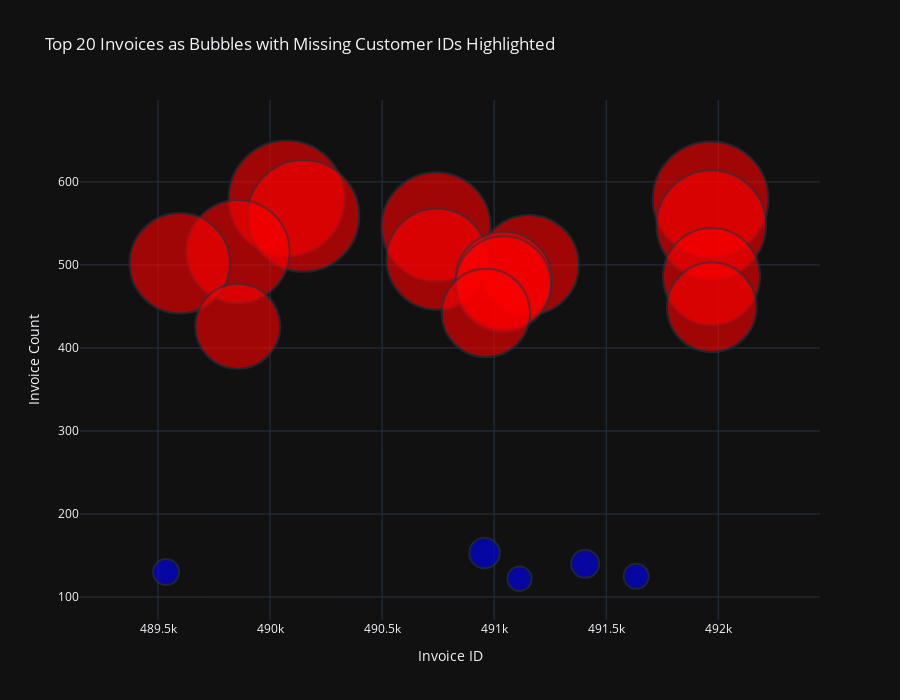

Source (notebook cell):
### Code cell
import plotly.graph_objects as go

# Merge the dataframes to get entry counts and overall counts
merged_df = invoice_counts.merge(invoice_item_counts, on='Invoice', how='left', suffixes=('_overall', '_missing'))

# Mark whether customer ID is missing
merged_df['Customer_ID_Status'] = merged_df['Invoice'].apply(
    lambda x: 'Missing' if x in missing_customer_invoices['Invoice'].values else 'Present'
)

# Sort by frequency and get the top 20 invoices
top_20_invoices = merged_df.sort_values(by='count', ascending=False).head(20)

# Create a bubble chart
fig = go.Figure()
size_scale_factor = 0.2  # You can adjust this factor to make the bubbles smaller or larger
# Add the bubbles for the top 20 invoices
fig.add_trace(go.Scatter(
    x=top_20_invoices['Invoice'],  # Invoice IDs on x-axis
    y=top_20_invoices['count'],  # Invoice frequency on y-axis
    mode='markers',  # Bubble chart mode
    marker=dict(
        size=top_20_invoices['count']*size_scale_factor,  # Bubble size corresponds to invoice count
        color=top_20_invoices['Customer_ID_Status'].map({'Missing': 'red', 'Present': 'blue'}),  # Color by Missing or Present status
        opacity=0.6,
        line=dict(width=2)
    ),
    text=top_20_invoices['Customer_ID_Status'],  # Tooltip text for each bubble
    hovertemplate='%{text}<br>Invoice ID: %{x}<br>Count: %{y}<extra></extra>',  # Tooltip content
))

# Layout settings for the plot
fig.update_layout(
    title='Top 20 Invoices as Bubbles with Missing Customer IDs Highlighted',
    xaxis_title='Invoice ID',
    yaxis_title='Invoice Count',
    template='plotly_dark',  # Set the theme
    showlegend=False,  # Hide the legend
    height= 700,
    width = 900
)

fig.show()

### Figure 1 — Plotly figure (JSON) as saved in the notebook; plotly's stock layout.template omitted (floating-point values rounded to 4 significant figures)
{"data": [{"hovertemplate": "%{text}<br>Invoice ID: %{x}<br>Count: %{y}<extra></extra>", "marker": {"color": ["red", "red", "red", "red", "red", "red", "red", "red", "red", "red", "red", "red", "red", "red", "red", "blue", "blue", "blue", "blue", "blue"], "line": {"width": 2}, "opacity": 0.6, "size": [116, 115.8, 111.8, 109.6, 109.2, 103.2, 101.4, 100.4, 100, 97.2, 96.4, 95.4, 89.8, 88.4, 85.2, 30.6, 28, 26, 25, 24.4]}, "mode": "markers", "text": ["Missing", "Missing", "Missing", "Missing", "Missing", "Missing", "Missing", "Missing", "Missing", "Missing", "Missing", "Missing", "Missing", "Missing", "Missing", "Present", "Present", "Present", "Present", "Present"], "type": "scatter", "x": [490074, 491966, 490149, 491969, 490741, 489857, 490745, 489597, 491155, 491970, 491043, 491041, 491971, 490963, 489856, 490957, 491406, 489536, 491634, 491113], "y": [580, 579, 559, 548, 546, 516, 507, 502, 500, 486, 482, 477, 449, 442, 426, 153, 140, 130, 125, 122]}], "layout": {"height": 700, "showlegend": false, "title": {"text": "Top 20 Invoices as Bubbles with Missing Customer IDs Highlighted"}, "width": 900, "xaxis": {"title": {"text": "Invoice ID"}}, "yaxis": {"title": {"text": "Invoice Count"}}}}
